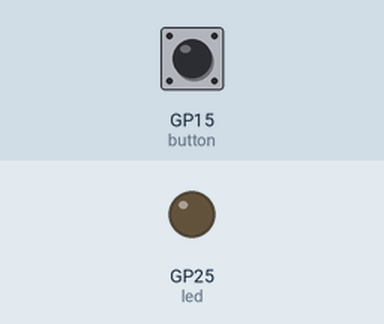
Bench run of a program on a simulated Raspberry Pi Pico running MicroPython. Parts: output pins drawn as LEDs (lit = HIGH). The test bench sets the inputs (shaded band); at power-on: GP15 (button) HIGH.

Above: at 1.2 s.
1.3 s: GP15 (button) pulled LOW for 0.15 s
At 1.7 s:
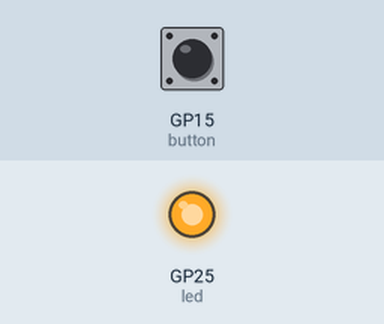
2.9 s: GP15 (button) pulled LOW for 1 s
At 4.0 s:
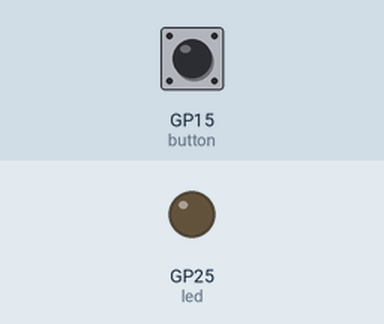
5.4 s: GP15 (button) pulled LOW for 3.2 s
At 6.2 s:
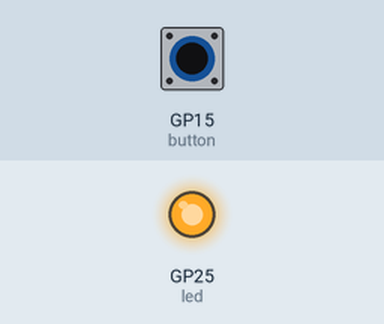
Timing chart, 0 to 8.4 s (numbered marks = the images above; inputs shaded):
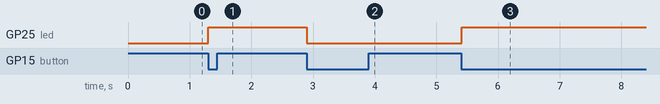

The program:

E02_button_pullup.py
```python
from machine import Pin
from time import sleep

# Configure the LED pin and button pin
led = Pin("LED", Pin.OUT)
button = Pin(15, Pin.IN, Pin.PULL_UP)

# Variable to track the button state
button_pressed = False

while True:
    # Button is pressed (active low)
    if not button.value():
        # Check if it was not already pressed
        if not button_pressed:
            # Toggle the LED
            led.value(not led.value())

            # Mark the button as pressed
            button_pressed = True
    else:
        # Reset the button state when released
        button_pressed = False

    # Debounce delay
    sleep(0.01)  
```

Measured:
- after the input at 1.3 s, GP25 (led): LOW → HIGH at once
- after the input at 2.9 s, GP25 (led): HIGH → LOW at once
- after the input at 5.4 s, GP25 (led): LOW → HIGH at once
